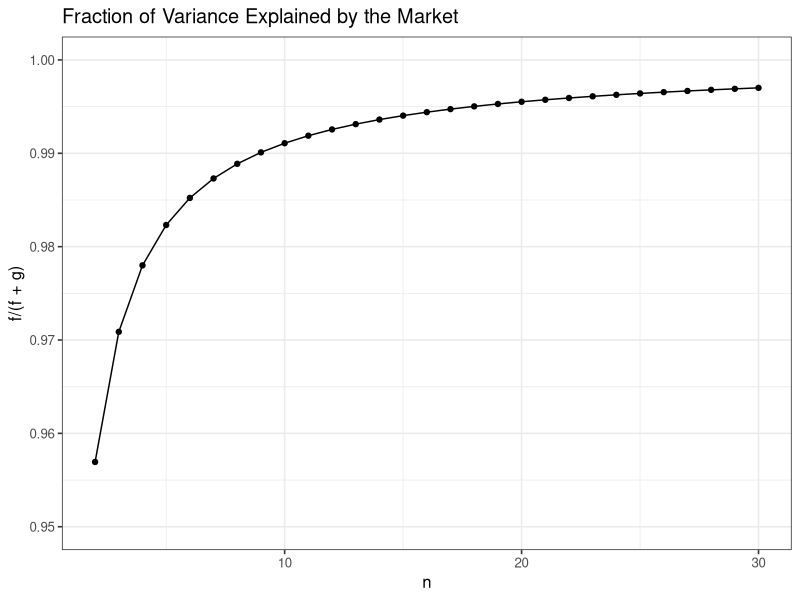
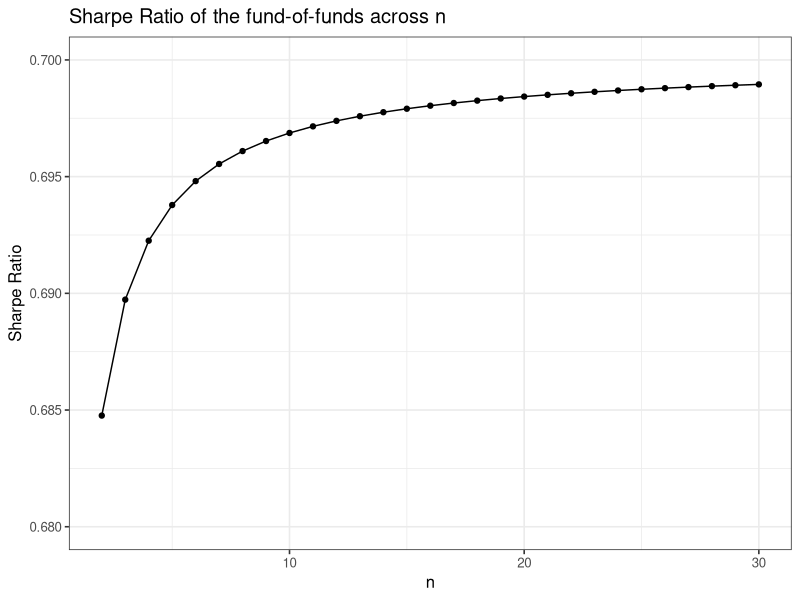
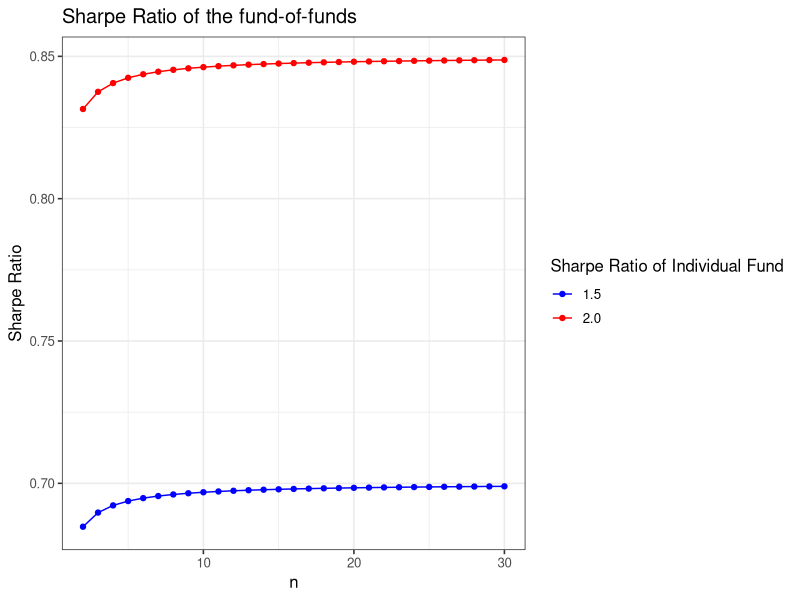
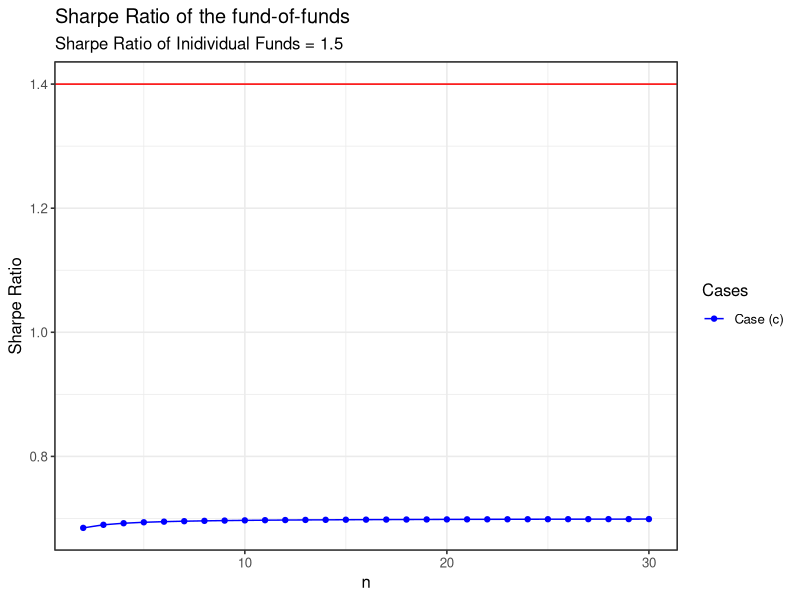
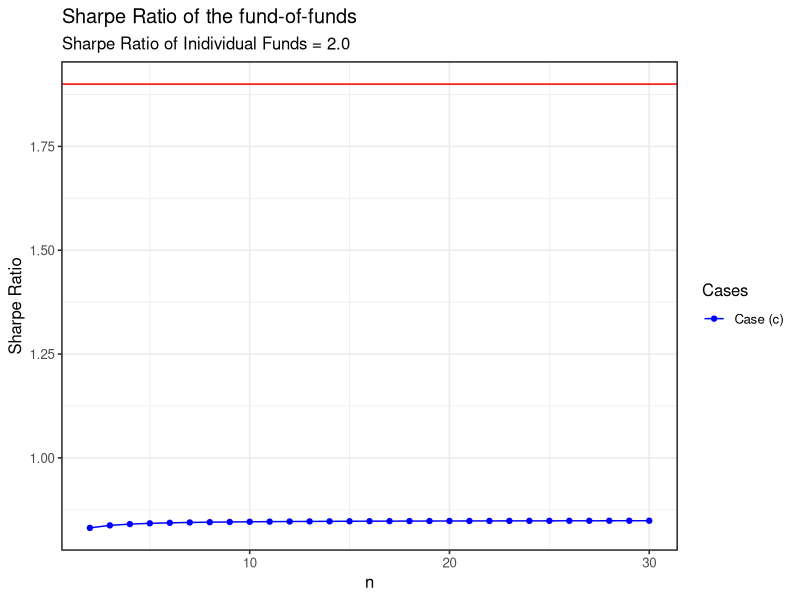

Reproduce these figures in R, in order.
## ---- chunk 1
library(ggplot2)
library(dplyr)
## ---- chunk 2
f_over_fg <- function(n){
  1/(1 + 0.09/n)
}
n <- seq(2, 30, by = 1)

tibble(ffg = f_over_fg(n), n = n) %>% 
  ggplot(mapping = aes(x = n, y = ffg)) + 
  geom_point() + 
  geom_line() +
  ylim(c(0.95, 1)) +
  labs(x = "n", y = "f/(f + g)",
       title = "Fraction of Variance Explained by the Market") +
  theme_bw(base_size = 12)
## ---- chunk 3
sharpe1 <- function(n){
  0.7/sqrt(1 + 0.09/n)
}

tibble(sharpe.r = sharpe1(n), n = n) %>% 
  ggplot(mapping = aes(x = n, y = sharpe.r)) +
  geom_point() + 
  geom_line() +
  ylim(c(0.68, 0.7))+
  labs(x = "n", y = "Sharpe Ratio",
       title = "Sharpe Ratio of the fund-of-funds across n") +
  theme_bw(base_size = 12)
## ---- chunk 4
sharpe2 <- function(n){
  0.85/sqrt(1 + 0.09/n)
}

tibble(sharpe.r1 = sharpe1(n), sharpe.r2 = sharpe2(n), n = n) %>%
  ggplot() + 
  geom_point(mapping = aes(x = n, y = sharpe.r1, color = "1.5")) + 
  geom_line(mapping = aes(x = n, y = sharpe.r1, color = "1.5")) +
  geom_point(mapping = aes(x = n, y = sharpe.r2, color = "2.0")) + 
  geom_line(mapping = aes(x = n, y = sharpe.r2, color = "2.0")) +
  scale_color_manual(values = c("1.5" = "blue", "2.0" = "red")) +
  labs(x = "n", y = "Sharpe Ratio", color = "Sharpe Ratio of Individual Fund",
       title = "Sharpe Ratio of the fund-of-funds") +
  theme_bw(base_size = 12)
## ---- chunk 5
sharpe3 <- 1.4

tibble(sharpe.r1 = sharpe1(n), n = n) %>% 
  ggplot() + 
  geom_point(mapping = aes(x = n, y = sharpe.r1, color = "Case (c)")) + 
  geom_line(mapping = aes(x = n, y = sharpe.r1, color = "Case (c)")) +
  geom_hline(yintercept = sharpe3, color = "red") +
  scale_color_manual(values = c("Case (c)" = "blue", "Case (d)" = "red")) +
  labs(x = "n", y = "Sharpe Ratio", color = "Cases",
       title = "Sharpe Ratio of the fund-of-funds",
       subtitle = "Sharpe Ratio of Inidividual Funds = 1.5") +
  theme_bw(base_size = 12)
## ---- chunk 6
sharpe4 <- 1.9

tibble(sharpe.r2 = sharpe2(n), n = n) %>% 
  ggplot() + 
  geom_point(mapping = aes(x = n, y = sharpe.r2, color = "Case (c)")) + 
  geom_line(mapping = aes(x = n, y = sharpe.r2, color = "Case (c)")) +
  geom_hline(yintercept = sharpe4, color = "red") +
  scale_color_manual(values = c("Case (c)" = "blue", "Case (d)" = "red")) +
  labs(x = "n", y = "Sharpe Ratio", color = "Cases",
       title = "Sharpe Ratio of the fund-of-funds",
       subtitle = "Sharpe Ratio of Inidividual Funds = 2.0") +
  theme_bw(base_size = 12)
